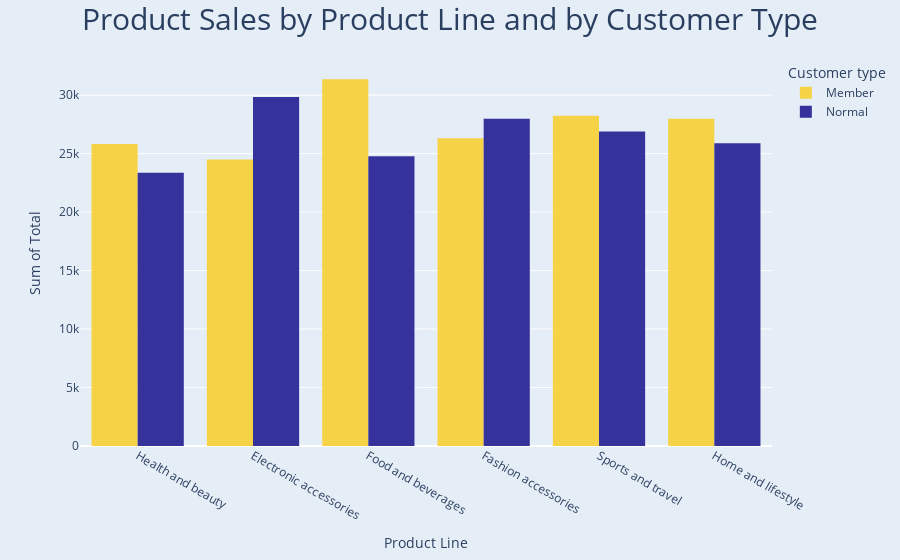

The notebook cell this image was saved under:
### Markdown cell above
### **c. Product Sales by Product Line and by Customer type**

### Code cell
fig = px.histogram(df, x='Product line', y='Total', color='Customer type', barmode='group', histfunc='sum', color_discrete_sequence=['#f6d346','#35329b'])

fig.update_xaxes(title_text='Product Line')
fig.update_yaxes(title_text='Sum of Total')

fig.update_layout(template='plotly', height=400)

fig.update(
    layout_title_text='Product Sales by Product Line and by Customer Type',
    layout_title_font_size=30, 
    layout_title_x=0.5,
    layout_paper_bgcolor='rgb(229, 237, 247)',
    layout_plot_bgcolor='rgb(229, 237, 247)',
)

fig.show()

### Figure 1 — Plotly figure (JSON) as saved in the notebook; plotly's stock layout.template omitted (floating-point values rounded to 4 significant figures; data arrays with more than 128 entries replaced by an {"elided": "..."} marker saying what was removed)
{"data": [{"alignmentgroup": "True", "bingroup": "x", "histfunc": "sum", "hovertemplate": "Customer type=Member<br>Product line=%{x}<br>sum of Total=%{y}<extra></extra>", "legendgroup": "Member", "marker": {"color": "#f6d346", "pattern": {"shape": ""}}, "name": "Member", "offsetgroup": "Member", "orientation": "v", "showlegend": true, "type": "histogram", "x": {"elided": "501 str values"}, "xaxis": "x", "y": {"elided": "501 float values"}, "yaxis": "y"}, {"alignmentgroup": "True", "bingroup": "x", "histfunc": "sum", "hovertemplate": "Customer type=Normal<br>Product line=%{x}<br>sum of Total=%{y}<extra></extra>", "legendgroup": "Normal", "marker": {"color": "#35329b", "pattern": {"shape": ""}}, "name": "Normal", "offsetgroup": "Normal", "orientation": "v", "showlegend": true, "type": "histogram", "x": {"elided": "499 str values"}, "xaxis": "x", "y": {"elided": "499 float values"}, "yaxis": "y"}], "layout": {"autosize": true, "barmode": "group", "legend": {"title": {"text": "Customer type"}, "tracegroupgap": 0}, "margin": {"t": 60}, "paper_bgcolor": "rgb(229, 237, 247)", "plot_bgcolor": "rgb(229, 237, 247)", "title": {"font": {"size": 30}, "text": "Product Sales by Product Line and by Customer Type", "x": 0.5}, "xaxis": {"anchor": "y", "autorange": true, "domain": [0, 1], "range": [-0.5, 5.5], "title": {"text": "Product Line"}, "type": "category"}, "yaxis": {"anchor": "x", "autorange": true, "domain": [0, 1], "range": [0, 33010.0], "title": {"text": "Sum of Total"}, "type": "linear"}}}
